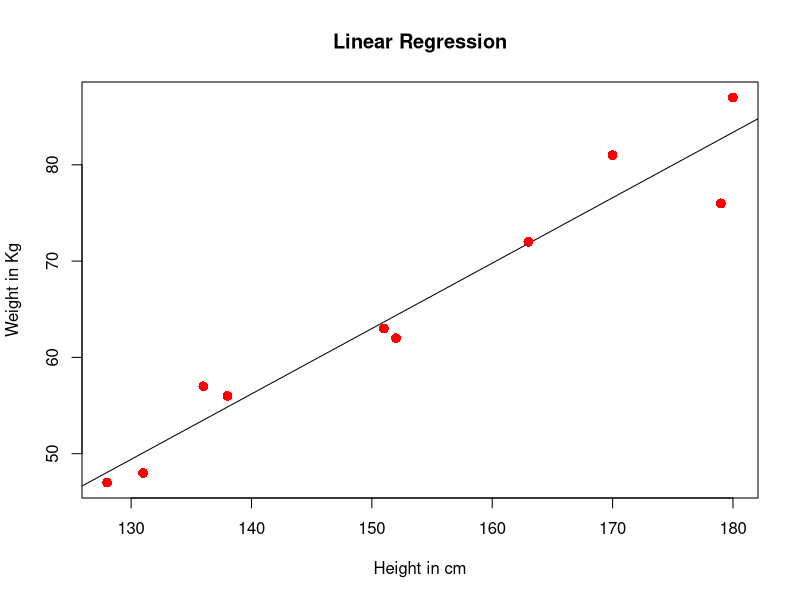

The R source for this figure:
x=c(179, 163, 152, 131,151, 170, 138, 180, 128, 136)
y=c(76,72, 62, 48,63, 81, 56, 87, 47, 57)
model=lm(y~x)
a=as.integer(readline("Enter the height of the individual: "))
a=data.frame(x=a)
result=predict(model,a)
cat("The predicted weight is ",result)
plot(x,y,col = "red",main = "Linear Regression",
     abline(model),cex = 1.3,pch = 16,xlab = "Height in cm",ylab = "Weight in Kg")